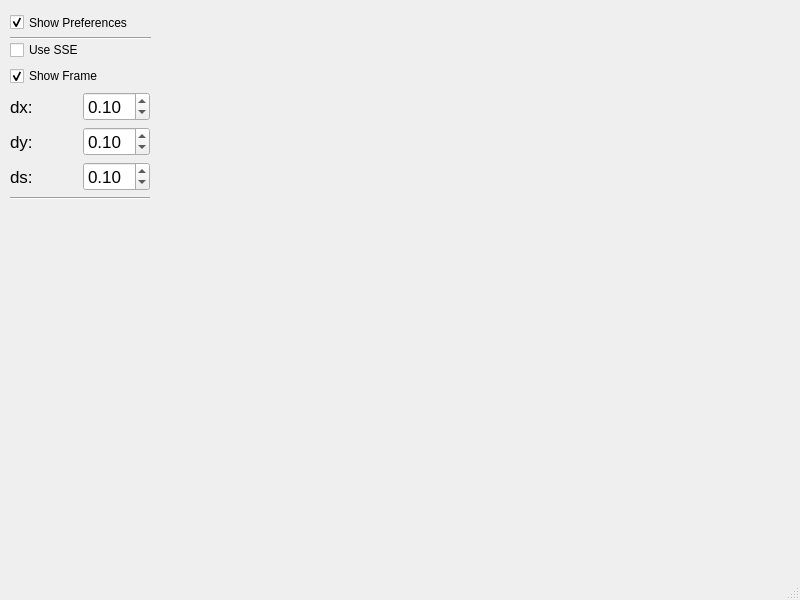
<?xml version="1.0" encoding="UTF-8"?>
<ui version="4.0">
 <class>MainWindow</class>
 <widget class="QMainWindow" name="MainWindow">
  <property name="geometry">
   <rect>
    <x>0</x>
    <y>0</y>
    <width>800</width>
    <height>600</height>
   </rect>
  </property>
  <property name="windowTitle">
   <string>MainWindow</string>
  </property>
  <widget class="QWidget" name="centralwidget">
   <widget class="QCheckBox" name="show_preferences_cb">
    <property name="geometry">
     <rect>
      <x>10</x>
      <y>10</y>
      <width>150</width>
      <height>25</height>
     </rect>
    </property>
    <property name="font">
     <font>
      <family>Ubuntu</family>
     </font>
    </property>
    <property name="text">
     <string>Show Preferences</string>
    </property>
    <property name="checked">
     <bool>true</bool>
    </property>
    <property name="tristate">
     <bool>false</bool>
    </property>
   </widget>
   <widget class="QWidget" name="preferences" native="true">
    <property name="geometry">
     <rect>
      <x>10</x>
      <y>40</y>
      <width>140</width>
      <height>160</height>
     </rect>
    </property>
    <layout class="QVBoxLayout" name="verticalLayout">
     <item>
      <widget class="QCheckBox" name="use_sse_cb">
       <property name="text">
        <string>Use SSE</string>
       </property>
      </widget>
     </item>
     <item>
      <widget class="QCheckBox" name="show_frame_cb">
       <property name="text">
        <string>Show Frame</string>
       </property>
       <property name="checked">
        <bool>true</bool>
       </property>
      </widget>
     </item>
     <item>
      <layout class="QHBoxLayout" name="horizontalLayout">
       <item>
        <widget class="QLabel" name="label">
         <property name="font">
          <font>
           <family>Ubuntu</family>
           <pointsize>13</pointsize>
          </font>
         </property>
         <property name="text">
          <string>dx: </string>
         </property>
        </widget>
       </item>
       <item>
        <widget class="QDoubleSpinBox" name="dx_dsb">
         <property name="font">
          <font>
           <family>Ubuntu</family>
           <pointsize>13</pointsize>
          </font>
         </property>
         <property name="maximum">
          <double>1.000000000000000</double>
         </property>
         <property name="singleStep">
          <double>0.100000000000000</double>
         </property>
         <property name="value">
          <double>0.100000000000000</double>
         </property>
        </widget>
       </item>
      </layout>
     </item>
     <item>
      <layout class="QHBoxLayout" name="horizontalLayout_2">
       <item>
        <widget class="QLabel" name="label_2">
         <property name="font">
          <font>
           <family>Ubuntu</family>
           <pointsize>13</pointsize>
          </font>
         </property>
         <property name="text">
          <string>dy: </string>
         </property>
        </widget>
       </item>
       <item>
        <widget class="QDoubleSpinBox" name="dy_dsb">
         <property name="font">
          <font>
           <family>Ubuntu</family>
           <pointsize>13</pointsize>
          </font>
         </property>
         <property name="maximum">
          <double>1.000000000000000</double>
         </property>
         <property name="singleStep">
          <double>0.100000000000000</double>
         </property>
         <property name="value">
          <double>0.100000000000000</double>
         </property>
        </widget>
       </item>
      </layout>
     </item>
     <item>
      <layout class="QHBoxLayout" name="horizontalLayout_3">
       <item>
        <widget class="QLabel" name="label_3">
         <property name="font">
          <font>
           <family>Ubuntu</family>
           <pointsize>13</pointsize>
          </font>
         </property>
         <property name="text">
          <string>ds: </string>
         </property>
        </widget>
       </item>
       <item>
        <widget class="QDoubleSpinBox" name="dscale_dsb">
         <property name="font">
          <font>
           <family>Ubuntu</family>
           <pointsize>13</pointsize>
          </font>
         </property>
         <property name="maximum">
          <double>1.000000000000000</double>
         </property>
         <property name="singleStep">
          <double>0.100000000000000</double>
         </property>
         <property name="value">
          <double>0.100000000000000</double>
         </property>
        </widget>
       </item>
      </layout>
     </item>
     <item>
      <widget class="Line" name="line_2">
       <property name="orientation">
        <enum>Qt::Horizontal</enum>
       </property>
      </widget>
     </item>
    </layout>
   </widget>
   <widget class="Line" name="line">
    <property name="geometry">
     <rect>
      <x>10</x>
      <y>30</y>
      <width>141</width>
      <height>16</height>
     </rect>
    </property>
    <property name="orientation">
     <enum>Qt::Horizontal</enum>
    </property>
   </widget>
  </widget>
  <widget class="QMenuBar" name="menubar">
   <property name="geometry">
    <rect>
     <x>0</x>
     <y>0</y>
     <width>800</width>
     <height>24</height>
    </rect>
   </property>
  </widget>
  <widget class="QStatusBar" name="statusbar"/>
 </widget>
 <resources/>
 <connections/>
</ui>
